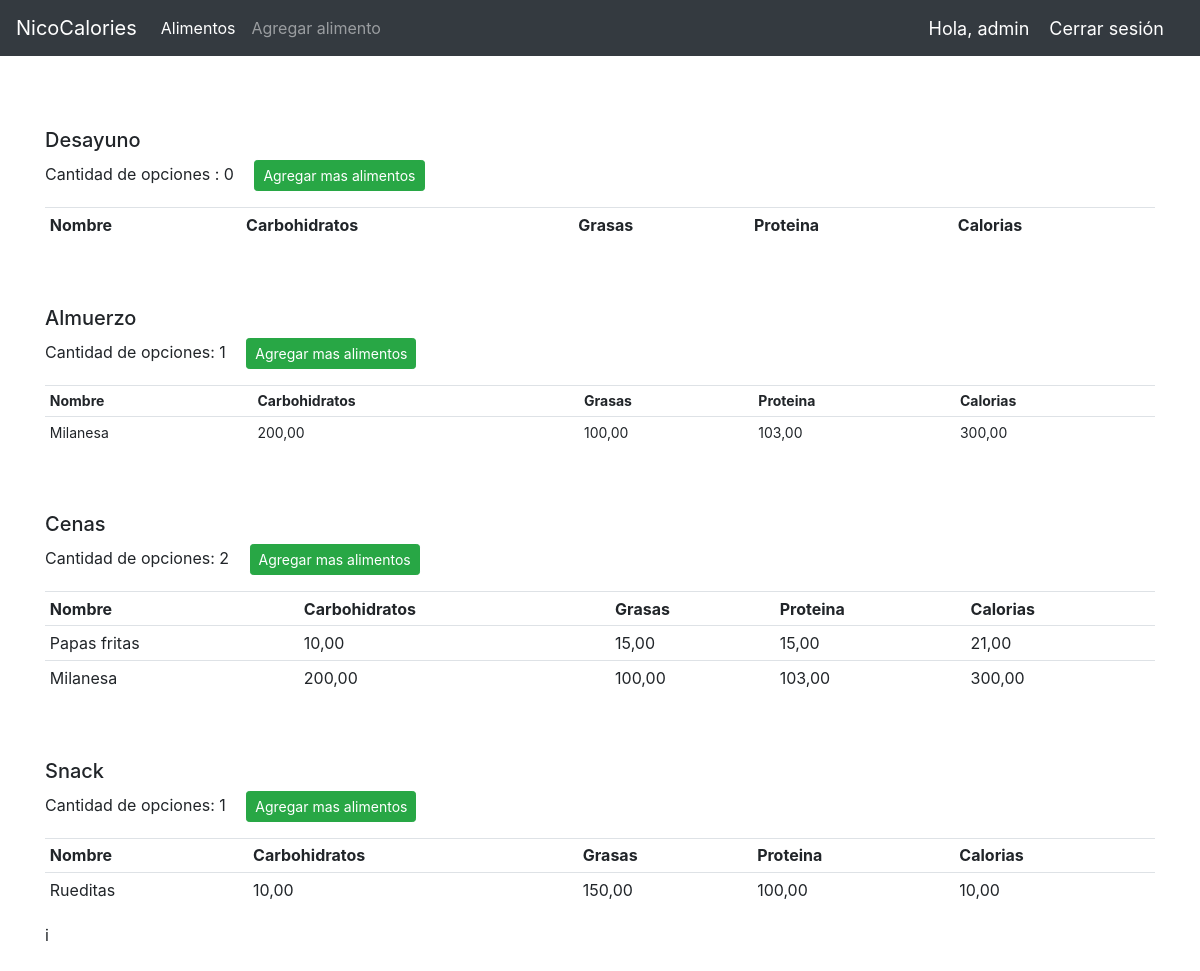
/foodItem/ (signed in), run on the app's committed database.
### Fityfeed/models.py (models this page shows)
class ComidaItem(models.Model):
    nombre = models.CharField(max_length=200)
    categoria = models.ManyToManyField(Categoria)
    carbohidratos = models.DecimalField(max_digits=5,decimal_places=2,default=0)
    grasas = models.DecimalField(max_digits=5,decimal_places=2,default=0)
    proteina = models.DecimalField(max_digits=5,decimal_places=2,default=0)
    calorias = models.DecimalField(max_digits=5,decimal_places=2,default=0, blank=True)
    cantidad = models.IntegerField(default=1,null=True, blank=True)
    def __str__(self):
        return self.nombre

### Fityfeed/decorators.py (the view)
        def wrapper_func(request,*args,**kwargs):
            group = None
            if request.user.groups.exists():
                group=request.user.groups.all()[0].name
            if group in allowed_roles:
                return view_func(request,*args,**kwargs)
            else:
                return HttpResponse("<h1>You are not allowed to access this page</h1>")

### Fityfeed/views.py (called while the page is built)
@login_required(login_url='login')
@allowed_users(allowed_roles=['admin'])
def food_item(request):
    desayuno = Categoria.objects.filter(nombre='desayuno')[0].comidaitem_set.all()
    almuerzo = Categoria.objects.filter(nombre='almuerzo')[0].comidaitem_set.all()
    cena = Categoria.objects.filter(nombre='cena')[0].comidaitem_set.all()
    snack = Categoria.objects.filter(nombre='snacks')[0].comidaitem_set.all()
    bcnt = desayuno.count()
    acnt = almuerzo.count()
    ccnt = cena.count()
    scnt = snack.count()
    ctx = {
        'desayuno':desayuno,
        'almuerzo': almuerzo,
        'cena':cena,
        'snack':snack,
        'bcnt':bcnt,
        'acnt': acnt,
        'ccnt':ccnt,
        'scnt':scnt
    }
    print(cena)
    return render(request, 'foodItem.html', ctx)

### Fityfeed/templates/foodItem.html (shortened to what this page needs)
{% extends 'main.html' %}
{% load static%}
{% block content %}
<div class="flex-box-row">
    <br>
    <h5>Desayuno</h5>
    <h7>Cantidad de opciones : {{bcnt}}</h7>
    <a class="btn btn-success ml-3 btn-sm" href = '{% url "createFoodItem" %}'>Agregar mas alimentos</a>
    <table class="table mt-3 table-sm">
        <tr>
            <th>Nombre</th>
            <th>Carbohidratos</th>
            <th>Grasas</th>
            <th>Proteina</th>
            <th>Calorias</th>
        </tr>
    </table>
</div>
<br>
<div class="flex-box-row">
    <br>
    <h5>Almuerzo</h5>
    <h7>Cantidad de opciones: {{acnt}}</h7>
    <a class="btn btn-success ml-3 btn-sm" href = '{% url "createFoodItem" %}'>Agregar mas alimentos</a>
    <table class="table mt-3 table-sm btn-sm">
        <tr>
            <th>Nombre</th>
            <th>Carbohidratos</th>
            <th>Grasas</th>
            <th>Proteina</th>
            <th>Calorias</th>
        </tr>
        {% for i in almuerzo %}
        <tr>
            <td>{{i.nombre}}</td>
            <td>{{i.carbohidratos}}</td>
            <td>{{i.grasas}}</td>
            <td>{{i.proteina}}</td>
            <td>{{i.calorias}}</td>
        </tr>
        {% endfor %}
    </table>
</div>
<br>
<div class="flex-box-row">
    <br>
    <h5>Cenas</h5>
    <h7>Cantidad de opciones: {{ccnt}}</h7>
    <a class="btn btn-success ml-3 btn-sm" href = '{% url "createFoodItem" %}'>Agregar mas alimentos</a>
    <table class="table mt-3 table-sm">
        <tr>
            <th>Nombre</th>
            <th>Carbohidratos</th>
            <th>Grasas</th>
            <th>Proteina</th>
            <th>Calorias</th>
        </tr>
        {% for i in cena %}
        <tr>
            <td>{{i.nombre}}</td>
            <td>{{i.carbohidratos}}</td>
            <td>{{i.grasas}}</td>
            <td>{{i.proteina}}</td>
            <td>{{i.calorias}}</td>
        </tr>
        {% endfor %}
    </table>
</div>
<br>
<div class="flex-box-row">
    <br>
    <h5>Snack</h5>
    <h7>Cantidad de opciones: {{scnt}}</h7>
    <a class="btn btn-success ml-3 btn-sm" href = '{% url "createFoodItem" %}'>Agregar mas alimentos</a>
    <table class="table mt-3 table-sm">
        <tr>
            <th>Nombre</th>
            <th>Carbohidratos</th>
            <th>Grasas</th>
            <th>Proteina</th>
            <th>Calorias</th>
        </tr>
        {% for i in snack %}
        <tr>
            <td>{{i.nombre}}</td>
            <td>{{i.carbohidratos}}</td>
            <td>{{i.grasas}}</td>
            <td>{{i.proteina}}</td>
            <td>{{i.calorias}}</td>
        </tr>
        {% endfor %}
    </table>i
</div>
<br>
{% endblock %}

### Fityfeed/templates/navbar.html (shortened to what this page needs)
<nav class="navbar navbar-expand-lg navbar-dark bg-dark flex-nav" >
    <div>
        <a class="navbar-brand" href='{% url "home" %}'>NicoCalories</a>
    </div>
    <div class="collapse navbar-collapse" id="navbarSupportedContent">
        {% if request.user.is_staff %}
            <ul class="navbar-nav mr-auto">
                <li class="nav-item active">
                <a class="nav-link" href='{% url "food_item" %}'>Alimentos<span class="sr-only">(current)</span></a>
                </li>
                <li class="nav-item">
                <a class="nav-link" href='{% url "createFoodItem" %}'>Agregar alimento</a>
                </li>
            </ul>
        {% endif %}
        <span class="hello-msg">Hola, {{request.user}}</span>
        <span ><a  class="hello-msg" href="{% url 'logout' %}">Cerrar sesión</a></span>
    </div>
</nav>

### Fityfeed/templates/navbar.html (style rules this page uses)
.flex-nav { display: flex; justify-content: space-evenly; }
.hello-msg { font-size: 18px; color: #fff; margin-right: 20px; }

### data on the page
ComidaItem: nombre "Milanesa", carbohidratos "200,00", grasas "100,00", proteina "103,00", calorias "300,00"
ComidaItem: nombre "Papas fritas", carbohidratos "10,00", grasas "15,00", proteina "15,00", calorias "21,00"
ComidaItem: nombre "Rueditas", carbohidratos "10,00", grasas "150,00", proteina "100,00", calorias "10,00"

### other printed values
{{ request.user }} "admin"
{{ bcnt }} "0"
{{ acnt }} "1"
{{ ccnt }} "2"
{{ scnt }} "1"
